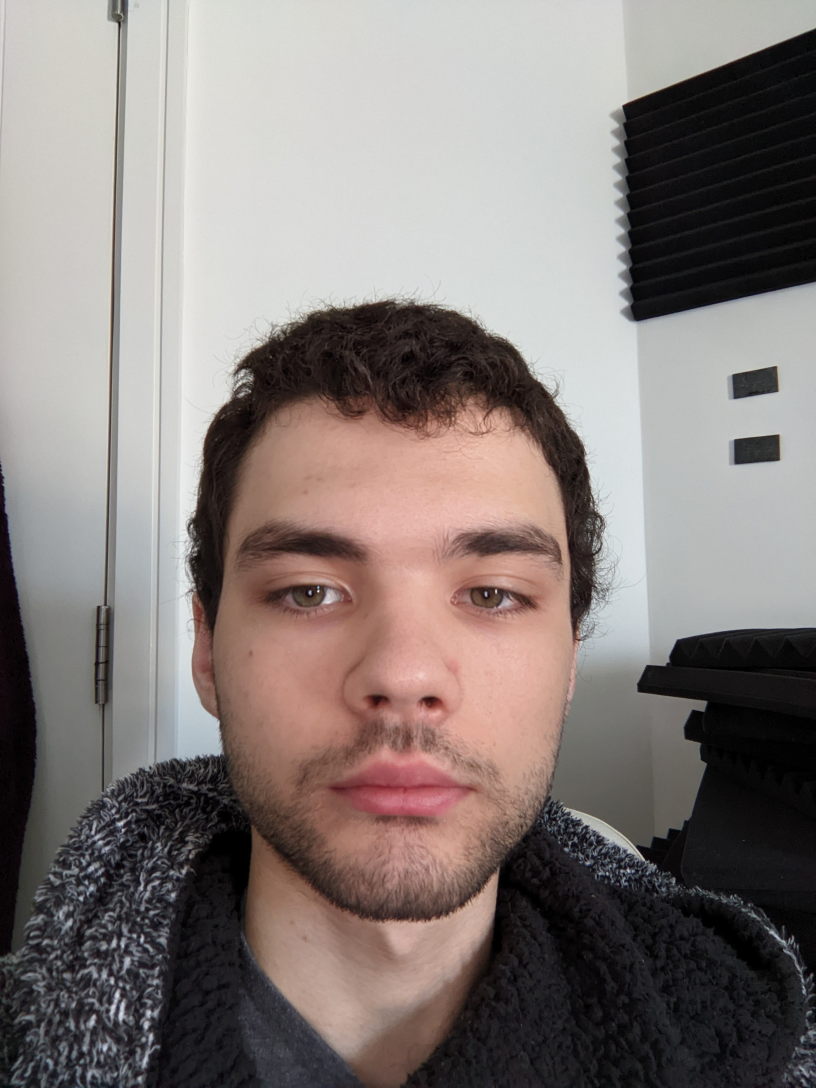
#> input picture facepic.jpg, 2448 x 3264 px (shown at 1/3 size)
$ python 'task 1.py'
#> lines starting #> are read from the running program, lines starting #| are printed output that depends on the picture; long printed decimals are rounded
import matplotlib.pyplot as plt
from skimage.transform import resize
from skimage import io, filters, feature
from skimage.color import rgb2gray
from skimage.util import random_noise


def graph(grayscale_resized, noisy_image, laplace_filter, canny_filter):
    '''Defines a function to plots the grayscale image and noisy image with and without laplace and canny filters applied'''
    #create plot
    fig, (ax1, ax2, ax3, ax4) = plt.subplots(1, 4, figsize=(8, 4))

    #show all images
    ax1.imshow(grayscale_resized, cmap=plt.cm.gray)
    ax2.imshow(noisy_image, cmap=plt.cm.gray)
    ax3.imshow(laplace_filter, cmap=plt.cm.gray)
    ax4.imshow(canny_filter, cmap=plt.cm.gray)

    #set titles to all images
    ax1.set_title('Grayscale Resized')
    ax2.set_title('Noisy image')
    ax3.set_title('laplace filter')
    ax4.set_title('Canny filter')

    fig.tight_layout()

    plt.show()


def main():
    ''''Defines the main functioin which reads the image and
        converts image to grayscale, resizes and applies laplace and canny filters
        Prints the min, max and mean values of the grayscale image
        calls graph function'''
    #read in image
    image_file = 'facepic.jpg'
    original = io.imread(image_file)
#> original is the input picture: shape (3264, 2448, 3); mean R, G, B 133.1, 124, 121

    #convert to grayscale
    grayscale = rgb2gray(original)
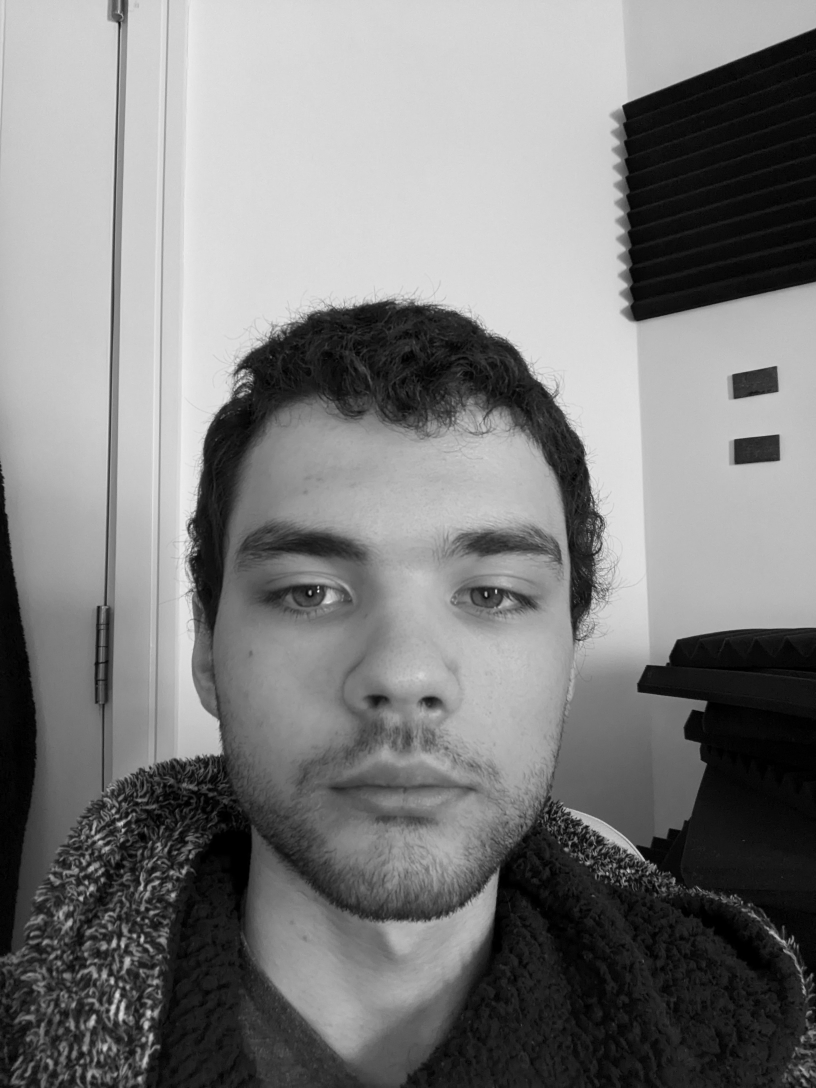
#> grayscale: shape (3264, 2448) float64 (shown at 1/3 size); min 0, max 0.999, mean 0.493
    grayscale_resized = resize(grayscale, (512, 512))
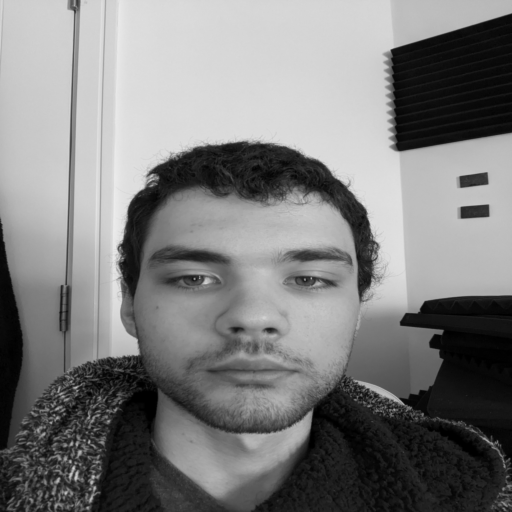
#> grayscale_resized: shape (512, 512) float64; min 0, max 0.927, mean 0.493

    #apply noise and filters
    noisy_image = random_noise(grayscale_resized, mode='gaussian')
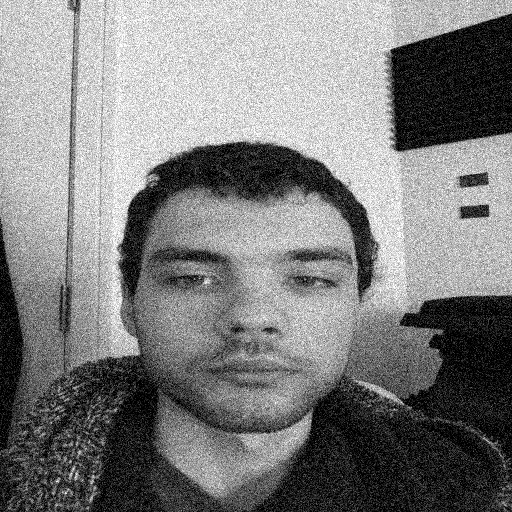
#> noisy_image: shape (512, 512) float64; min 0, max 1, mean 0.496
    laplace_filter = filters.laplace(noisy_image)
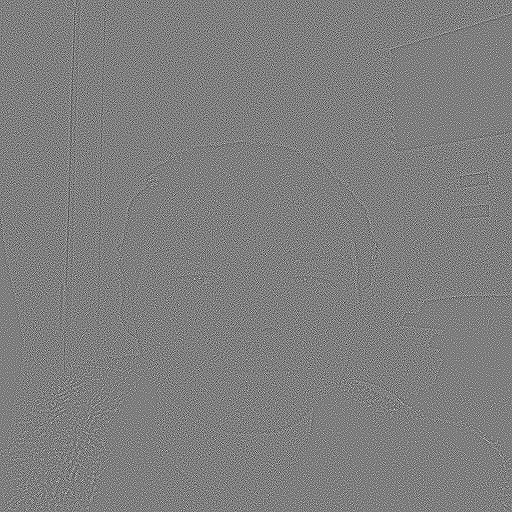
#> laplace_filter: shape (512, 512) float64; min -1.96, max 1.96, mean -8.81e-20; drawn with min black and max white
    canny_filter = feature.canny(noisy_image, mode='reflect')
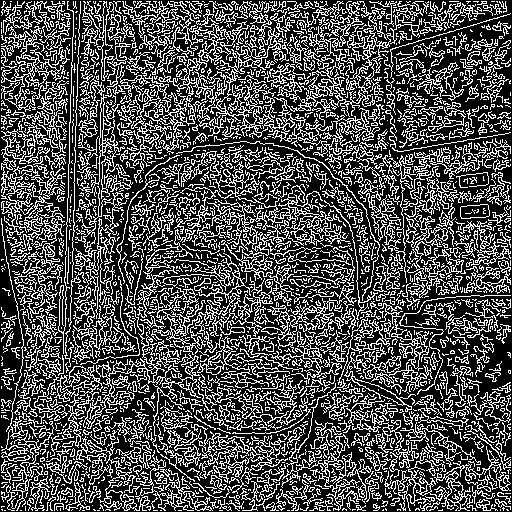
#> canny_filter: shape (512, 512) bool; 31.3% white in thin lines or dots

    #print out min, max and mean grayscale values
    print(f"Min: {grayscale_resized.min()} \nMax: {grayscale_resized.max()}\nMean: {grayscale_resized.mean()}")
#| Min: 0.0
#| Max: 0.9271
#| Mean: 0.4931

    #call graph function to display graph
    graph(grayscale_resized, noisy_image, laplace_filter, canny_filter)


#run code
if __name__ == "__main__":
    main()

$ run again, with raisins.jpg copied over facepic.jpg
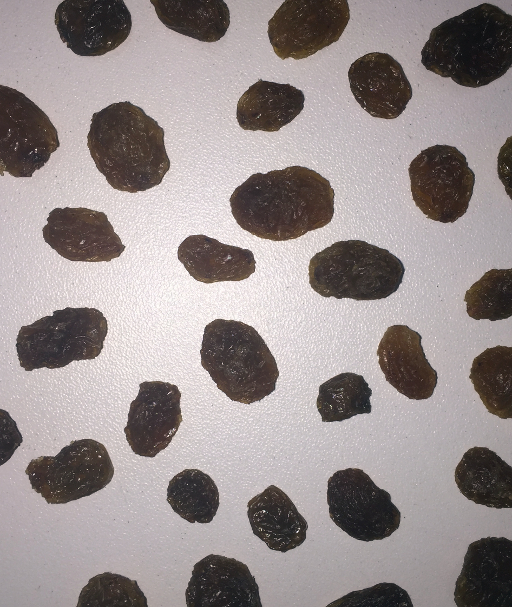
#> input picture raisins.jpg, 512 x 607 px
#> in main, original is the input picture: shape (607, 512, 3); mean R, G, B 152.3, 143.5, 143.2
#> in main, `laplace_filter = filters.laplace(noisy_image)`:
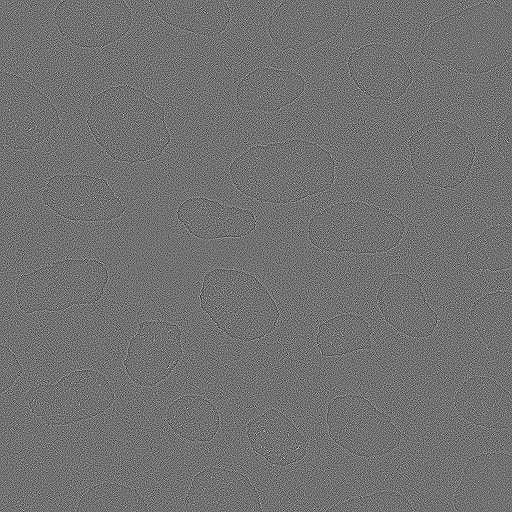
#> laplace_filter: shape (512, 512) float64; min -1.97, max 2.44, mean -2.3e-19; drawn with min black and max white
#> in main, `canny_filter = feature.canny(noisy_image, mode='reflect')`:
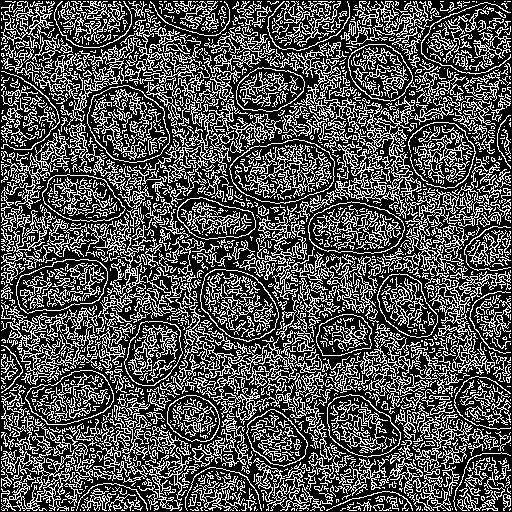
#> canny_filter: shape (512, 512) bool; 32.2% white in thin lines or dots
#| Min: 0.03597
#| Max: 0.996
#| Mean: 0.57
